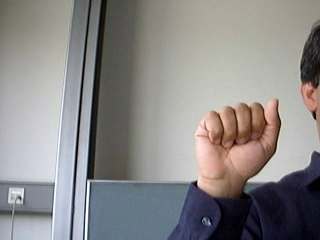
#> input picture dataset_2/user_10/A3.jpg, 320 x 240 px
$ python -i data_loader.py   (imports and definitions only)
#> lines starting #> are read from the running program, lines starting #| are printed output that depends on the picture
import glob
import os
import uuid

import numpy as np
import pandas as pd
from skimage import io
from skimage.io import imsave
from skimage.transform import resize

user_images = glob.glob('../dataset_2')
directory_common = '../dataset_2/common/'
directory_original = '../data/'
train_prefix = 'train/'
val_prefix = 'valid/'

def load_dataset_2(imageset):
    if not os.path.exists(directory_common):
        os.mkdir(directory_common)
    else:
        print('Common directory already exists, exiting')
        return

    for user in ["user_3", "user_4", "user_5", "user_6", "user_7", "user_9", "user_10"]:
        boundingbox_df = pd.read_csv('../dataset_2/' + user + '/' + user + '_loc.csv')
        print('Saving data in common dir')

        for rows in boundingbox_df.iterrows():
            cropped_img = crop(imageset[rows[1]['image']],
                               rows[1]['top_left_x'],
                               rows[1]['bottom_right_x'],
                               rows[1]['top_left_y'],
                               rows[1]['bottom_right_y'],
                               128
                               )
            random_postfix = uuid.uuid4().hex
            lowercase_name = rows[1]['image'].split('/')[1].lower().split('.')[0] + '_' + random_postfix + '.jpg'
            image_name_with_extention = lowercase_name.replace('.jpg', '.png')

            imsave(directory_common + image_name_with_extention, cropped_img)

    print('Data saved in common dir')
    print('Dividing into train and val set')
    shuffle = np.random.permutation(len(os.listdir(directory_common)))
    # todo change 1330 number for ratio
    load_train_data(os.listdir(directory_common), shuffle, directory_common, 1330)
    load_val_data(os.listdir(directory_common), shuffle, directory_common)

def crop(img, x1, x2, y1, y2, scale):
    crp=img[y1:y2,x1:x2]
    crp=resize(crp,((scale, scale)))
    return crp

def getfiles(filenames, directory):
    dir_files = {}
    for x in filenames:
        dir_files[x]=io.imread(directory + x)
    return dir_files

def train_binary(train_list, data_directory):

    list_ = []
    for user in train_list:
        directory = data_directory + user + '/' + user + '_loc.csv'
        list_.append(pd.read_csv(directory, index_col=None, header=0))
    frame = pd.concat(list_)
    frame['side'] = frame['bottom_right_x']-frame['top_left_x']
    frame['hand'] = 1

    imageset = getfiles(frame.image.unique(), data_directory)

    return imageset, frame

def load_train_data(list_dir, path_array, from_directory, lower_bound):
    print('length list dir ', len(list_dir))
    print('length path array ', len(path_array))
    for i in range(0 , lower_bound):
        file = list_dir[path_array[i]]
        os.rename(from_directory + file, directory_original + train_prefix + file[0] + '/' + file)

def load_val_data(list_dir, path_array, from_directory):
    print('length list dir ', len(list_dir))
    print('length path array ', len(path_array))
    for i in range(0, len(list_dir)):
        file = list_dir[i]
        os.rename(from_directory + file, directory_original + val_prefix + file[0] + '/' + file)

def load_second_dataset():
    imageset, frame = train_binary(["user_3", "user_4", "user_5", "user_6", "user_7", "user_9", "user_10"],
                                   '../dataset_2/')
    load_dataset_2(imageset)

>>> import cv2
>>> picture = cv2.imread('../dataset_2/user_10/A3.jpg', cv2.IMREAD_GRAYSCALE)
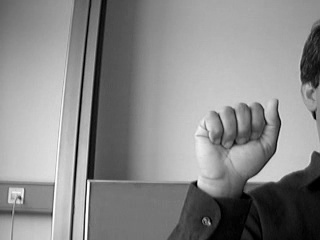
#> picture: shape (240, 320); min 0, max 255, mean 137.3
#> (the run stopped early here; a loop or call above may not have finished)

$ run again, on dataset_2/user_3/F7.jpg
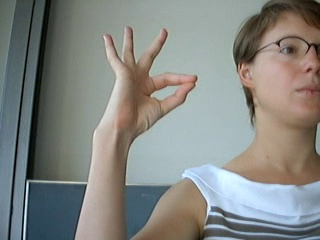
#> input picture dataset_2/user_3/F7.jpg, 320 x 240 px
#> `picture = cv2.imread('../dataset_2/user_10/A3.jpg', cv2.IMREAD_GRAYSCA..`:
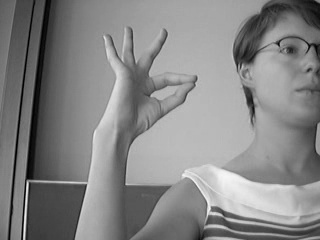
#> picture: shape (240, 320); min 0, max 246, mean 133.2

$ run again, on dataset_2/user_3/I7.png
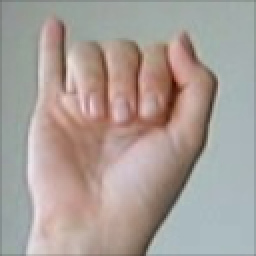
#> input picture dataset_2/user_3/I7.png, 128 x 128 px (shown 2 times larger)
#> `picture = cv2.imread('../dataset_2/user_10/A3.jpg', cv2.IMREAD_GRAYSCA..`:
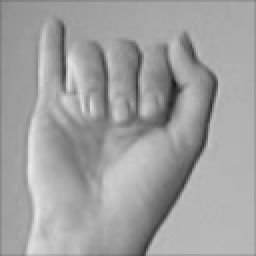
#> picture: shape (128, 128) (shown 2 times larger); min 28, max 230, mean 160.7

$ run again, on dataset_2/user_4/C5.jpg
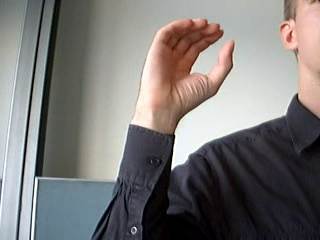
#> input picture dataset_2/user_4/C5.jpg, 320 x 240 px
#> `picture = cv2.imread('../dataset_2/user_10/A3.jpg', cv2.IMREAD_GRAYSCA..`:
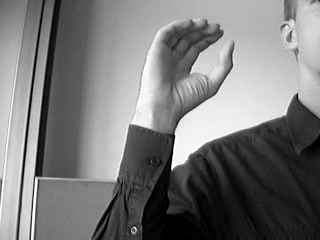
#> picture: shape (240, 320); min 0, max 255, mean 121.7
